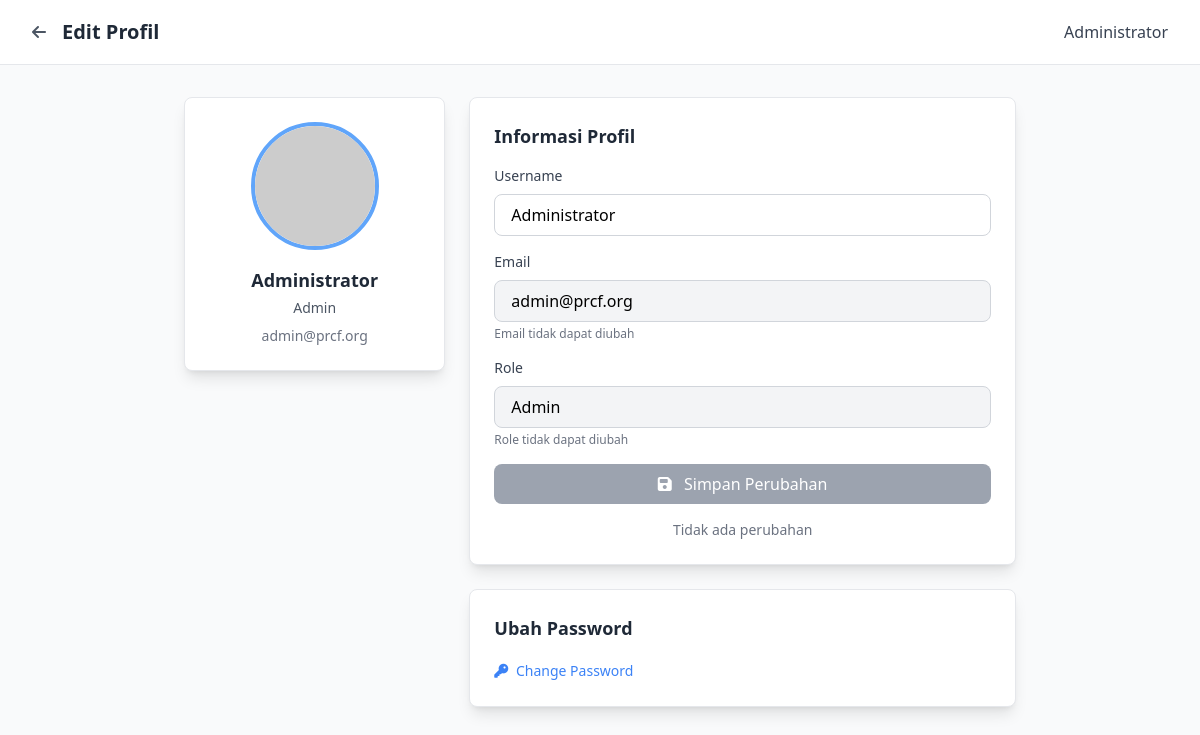
/pages/profile/profile.php (signed in), run on the app's committed database.
### tables this page shows
CREATE TABLE `user` (
  `id_user` int(11) NOT NULL,
  `nama` varchar(255) NOT NULL,
  `role` enum('Admin','Finance Manager','Project Manager','Staff Accountant','Direktur') NOT NULL,
  `email` varchar(255) NOT NULL,
  `no_HP` varchar(20) DEFAULT NULL,
  `password_hash` varchar(255) NOT NULL,
  `created_at` timestamp NOT NULL DEFAULT current_timestamp(),
  `updated_at` timestamp NOT NULL DEFAULT current_timestamp() ON UPDATE current_timestamp(),
  `last_notification_check` timestamp NULL DEFAULT NULL
);

### pages/profile/profile.php (the view, shortened to what this page needs)
<?php
require_once '../../includes/config.php';
$user_id = $_SESSION['user_id'];
$stmt = $conn->prepare("SELECT * FROM user WHERE id_user = ?");
$stmt->bind_param("i", $user_id);
$stmt->execute();
$result = $stmt->get_result();
$user = $result->fetch_assoc();
?>
<!DOCTYPE html>
<html lang="id">
<head>
    <script src="https://cdn.tailwindcss.com"></script>
    <link rel="stylesheet" href="https://cdnjs.cloudflare.com/ajax/libs/font-awesome/6.4.0/css/all.min.css">
</head>
<body class="bg-gray-50 min-h-screen">
    <header class="bg-white border-b border-gray-200 sticky top-0 z-50">
        <div class="max-w-7xl mx-auto px-4 sm:px-6 lg:px-8">
            <div class="flex justify-between items-center h-16">
                <div class="flex items-center space-x-4">
                    <a href="javascript:history.back()" class="text-gray-600 hover:text-gray-800">
                        <i class="fas fa-arrow-left"></i>
                    </a>
                    <h1 class="text-xl font-bold text-gray-800">Edit Profil</h1>
                </div>
                <span class="text-gray-700 font-medium"><?php echo $user['nama']; ?></span>
            </div>
        </div>
    </header>
    <main class="max-w-4xl mx-auto px-4 sm:px-6 lg:px-8 py-8">
        <div class="grid grid-cols-1 md:grid-cols-3 gap-6">
            <div class="md:col-span-1">
                <div class="bg-white rounded-lg shadow-lg p-6 text-center border border-gray-200">
                    <img src="https://ui-avatars.com/api/?name=<?php echo urlencode($user['nama']); ?>&background=3B82F6&color=fff&size=200"
                        class="w-32 h-32 rounded-full mx-auto mb-4 border-4 border-blue-400">
                    <h3 class="font-bold text-gray-800 text-lg"><?php echo $user['nama']; ?></h3>
                    <p class="text-sm text-gray-600 mt-1"><?php echo $user['role']; ?></p>
                    <p class="text-sm text-gray-500 mt-2"><?php echo $user['email']; ?></p>
                </div>
            </div>
            <div class="md:col-span-2 space-y-6">
                <div class="bg-white rounded-lg shadow-lg p-6 border border-gray-200">
                    <h3 class="text-lg font-bold text-gray-800 mb-4">Informasi Profil</h3>
                    <form method="POST" class="space-y-4">
                        <div>
                            <label class="block text-gray-700 text-sm font-medium mb-2">Username</label>
                            <input type="text" name="username" id="username" value="<?php echo $user['nama']; ?>" required
                                class="w-full px-4 py-2 border border-gray-300 rounded-lg focus:outline-none focus:ring-2 focus:ring-blue-400">
                        </div>
                        <div>
                            <label class="block text-gray-700 text-sm font-medium mb-2">Email</label>
                            <input type="email" value="<?php echo $user['email']; ?>" readonly
                                class="w-full px-4 py-2 border border-gray-300 rounded-lg bg-gray-100">
                            <p class="text-xs text-gray-500 mt-1">Email tidak dapat diubah</p>
                        </div>
                        <div>
                            <label class="block text-gray-700 text-sm font-medium mb-2">Role</label>
                            <input type="text" value="<?php echo $user['role']; ?>" readonly
                                class="w-full px-4 py-2 border border-gray-300 rounded-lg bg-gray-100">
                            <p class="text-xs text-gray-500 mt-1">Role tidak dapat diubah</p>
                        </div>
                        <button type="submit" name="update_profile" id="saveProfileBtn"
                            class="w-full bg-blue-500 text-white py-2 rounded-lg hover:bg-blue-600 transition duration-200 font-medium disabled:bg-gray-400 disabled:cursor-not-allowed"
                            disabled>
                            <i class="fas fa-save mr-2"></i> Simpan Perubahan
                        </button>
                        <p id="changeStatus" class="text-sm text-gray-500 mt-2 text-center">Tidak ada perubahan</p>
                    </form>
                </div>
                <div class="bg-white rounded-lg shadow-lg p-6 border border-gray-200">
                    <h3 class="text-lg font-bold text-gray-800 mb-4">Ubah Password</h3>
                    <div id="passwordForm">
                        <button onclick="togglePasswordForm()" id="showPasswordBtn"
                            class="text-blue-500 hover:text-blue-700 text-sm font-medium">
                            <i class="fas fa-key mr-1"></i> Change Password
                        </button>
                    </div>
                </div>
            </div>
        </div>
    </main>
</body>
</html>

### data on the page
user: nama "Administrator", role "Admin", email "admin@prcf.org", username "Administrator"
